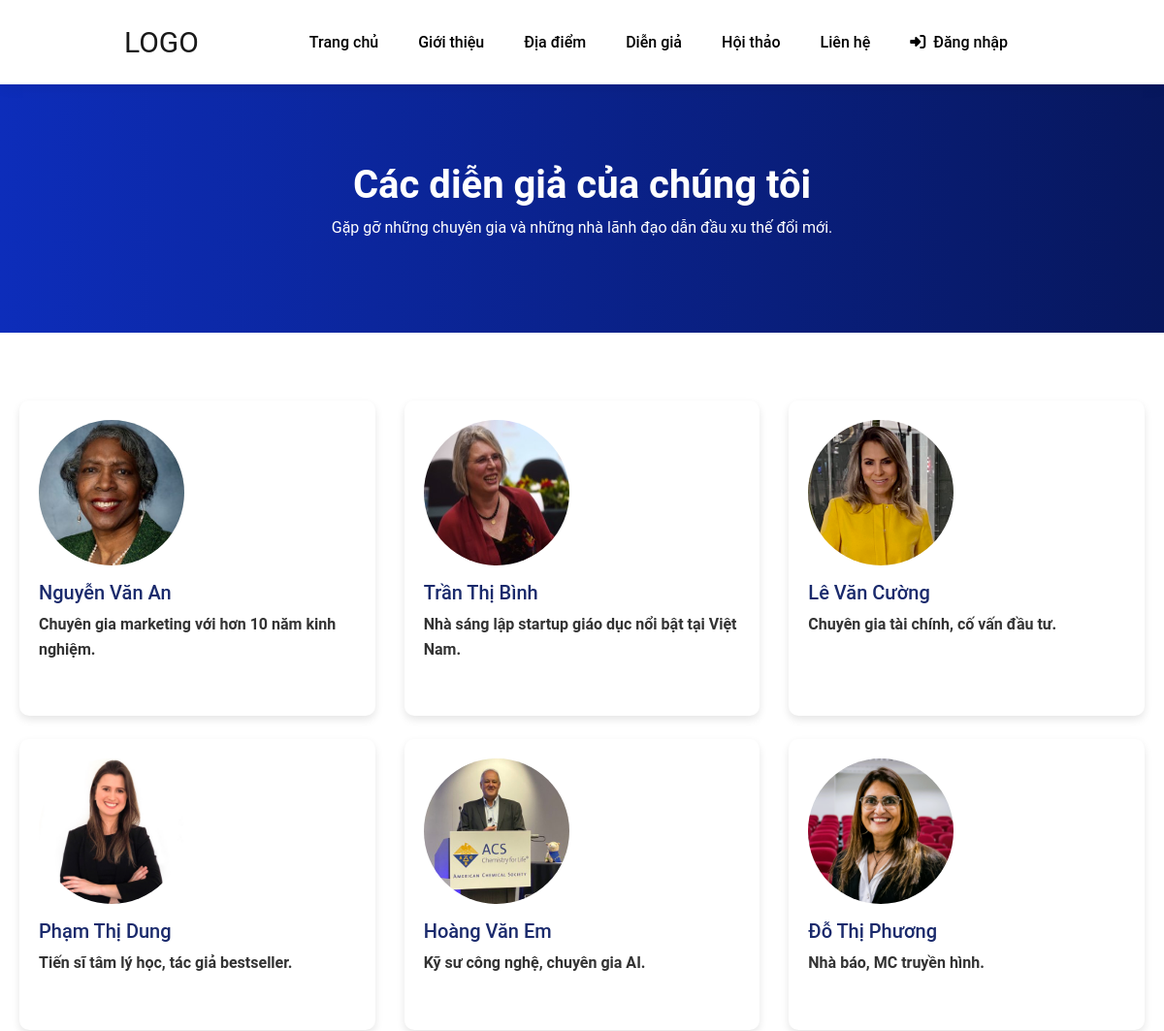
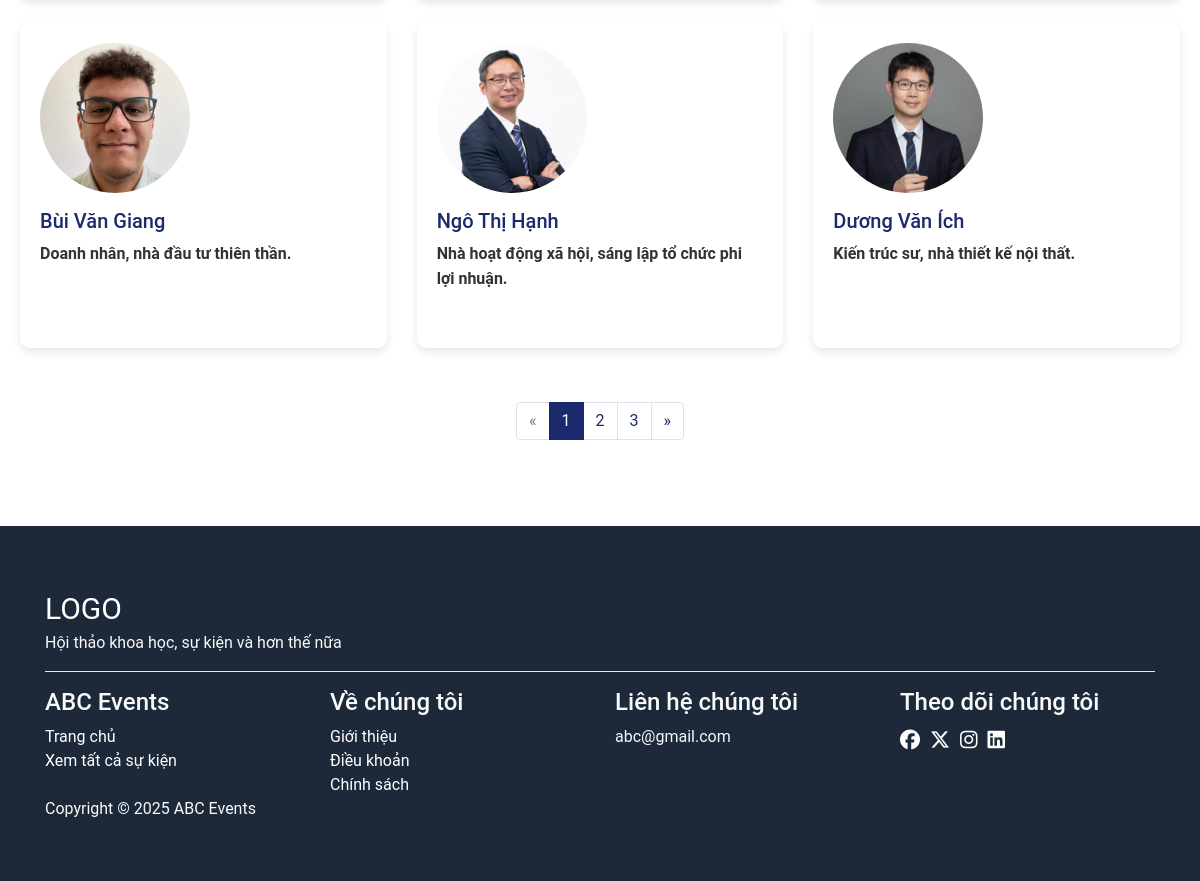
Page /layouts/speakers.php on the committed database (2 pictures, top to bottom).
### tables this page shows
CREATE TABLE speakers (
    speaker_id INT PRIMARY KEY AUTO_INCREMENT,
    full_name VARCHAR(100) NOT NULL,
    bio TEXT,
    description TEXT,
    photo TEXT
);

### layouts/speakers.php (the view, shortened to what this page needs)
<!DOCTYPE html>
<html lang="en">
<head>
  <link rel="stylesheet" href="https://cdn.jsdelivr.net/npm/bootstrap@4.1.3/dist/css/bootstrap.min.css">
  <link rel="stylesheet" href="../assets/css/style.css">
  <link rel="stylesheet" href="https://cdnjs.cloudflare.com/ajax/libs/font-awesome/6.7.2/css/all.min.css" />
</head>
<body>
  <?php include '../layouts/header.php'; ?>
  <section class="hero-section">
    <div class="container">
      <h1>Các diễn giả của chúng tôi</h1>
      <p>Gặp gỡ những chuyên gia và những nhà lãnh đạo dẫn đầu xu thế đổi mới.</p>
    </div>
  </section>
  <?php
  include '../config.php';
  $itemsPerPage = 9;
  $currentPage = isset($_GET['page']) ? (int)$_GET['page'] : 1;
  $offset = ($currentPage - 1) * $itemsPerPage;
  $countStmt = $conn->query("SELECT COUNT(*) as total FROM speakers");
  $totalItems = $countStmt->fetch(PDO::FETCH_ASSOC)['total'];
  $totalPages = ceil($totalItems / $itemsPerPage);
  $stmt = $conn->prepare("SELECT * FROM speakers LIMIT :limit OFFSET :offset");
  $stmt->bindParam(':limit', $itemsPerPage, PDO::PARAM_INT);
  $stmt->bindParam(':offset', $offset, PDO::PARAM_INT);
  $stmt->execute();
  $speakers = $stmt->fetchAll(PDO::FETCH_ASSOC);
  ?>
  <section class="speakers-section">
    <div class="row">
      <?php foreach ($speakers as $speaker): ?>
        <a href="./speaker_view.php?id=<?php echo $speaker['speaker_id']; ?>" class="col-md-4 d-flex mb-4">
          <div class="speaker-card h-100 w-100">
            <img src="<?php echo htmlspecialchars('../assets/images/' . (!empty($speaker['photo']) ? $speaker['photo'] : 'default-speaker.jpg')); ?>"
              alt="<?php echo htmlspecialchars($speaker['full_name']); ?>" class="img-fluid rounded-circle mb-3" style="width: 150px; height: 150px;">
            <h5><?php echo htmlspecialchars($speaker['full_name']); ?></h5>
            <p class="font-weight-bold"><?php echo htmlspecialchars(substr($speaker['bio'] ?? '', 0, 150)) . (strlen($speaker['bio'] ?? '') > 150 ? '...' : ''); ?></p>
          </div>
        </a>
      <?php endforeach; ?>
    </div>
    <?php if ($totalPages > 1): ?>
      <nav aria-label="Speaker pagination">
        <ul class="pagination">
          <li class="page-item <?php echo ($currentPage <= 1) ? 'disabled' : ''; ?>">
            <a class="page-link" href="?page=<?php echo $currentPage - 1; ?>" aria-label="Previous">
              <span aria-hidden="true">&laquo;</span>
            </a>
          </li>
          <?php for ($i = 1; $i <= $totalPages; $i++): ?>
            <li class="page-item <?php echo ($i == $currentPage) ? 'active' : ''; ?>">
              <a class="page-link" href="?page=<?php echo $i; ?>"><?php echo $i; ?></a>
            </li>
          <?php endfor; ?>
          <li class="page-item <?php echo ($currentPage >= $totalPages) ? 'disabled' : ''; ?>">
            <a class="page-link" href="?page=<?php echo $currentPage + 1; ?>" aria-label="Next">
              <span aria-hidden="true">&raquo;</span>
            </a>
          </li>
        </ul>
      </nav>
    <?php endif; ?>
  </section>
  <?php include '../layouts/footer.php'; ?>
</body>
</html>

### assets/css/style.css (style rules this page uses)
:root { --primary: #ffffff; --secondary: #1d2939; --upcoming: #008739; --date: #8d8d8d; --hover: #007bff; --font: "Roboto", sans-serif; }
body { font-family: var(--font); }
a { text-decoration: none; color: black; }
.hero-section { background: linear-gradient(rgba(0, 0, 50, 0.7), rgba(0, 0, 50, 0.7)), url("https://via.placeholder.com/1920x400?text=Contact+Us"); background-size: cover; background-position: center; color: white; padding: 80px 0; text-align: center; }
.hero-section h1 { font-size: 2.5rem; font-weight: bold; }
.hero-section { background-image: linear-gradient(to right, #0d2dba, #07175d); color: #ffffff; }

### layouts/speakers.php (style rules this page uses)
.speakers-section { max-width: 1200px; margin: 50px auto; padding: 20px; }
.speaker-card { background: white; border-radius: 10px; box-shadow: 0 4px 8px rgba(0, 0, 0, 0.1); padding: 20px; margin-bottom: 20px; transition: transform 0.3s; }
.speaker-card h5 { color: #1a2a6c; }
.speaker-card p { color: #333; line-height: 1.6; }
.pagination { justify-content: center; margin-top: 30px; }
.page-item.active .page-link { background-color: #1a2a6c; border-color: #1a2a6c; }
.page-link { color: #1a2a6c; }

### rows in the picture
speakers: photo (picture), full_name "Nguyễn Văn An", bio "Chuyên gia marketing với hơn 10 năm kinh nghiệm."
speakers: photo (picture), full_name "Trần Thị Bình", bio "Nhà sáng lập startup giáo dục nổi bật tại Việt Nam."
speakers: photo (picture), full_name "Lê Văn Cường", bio "Chuyên gia tài chính, cố vấn đầu tư."
speakers: photo (picture), full_name "Phạm Thị Dung", bio "Tiến sĩ tâm lý học, tác giả bestseller."
speakers: photo (picture), full_name "Hoàng Văn Em", bio "Kỹ sư công nghệ, chuyên gia AI."
speakers: photo (picture), full_name "Đỗ Thị Phương", bio "Nhà báo, MC truyền hình."
speakers: photo (picture), full_name "Bùi Văn Giang", bio "Doanh nhân, nhà đầu tư thiên thần."
speakers: photo (picture), full_name "Ngô Thị Hạnh", bio "Nhà hoạt động xã hội, sáng lập tổ chức phi lợi nhuận."
speakers: photo (picture), full_name "Dương Văn Ích", bio "Kiến trúc sư, nhà thiết kế nội thất."
